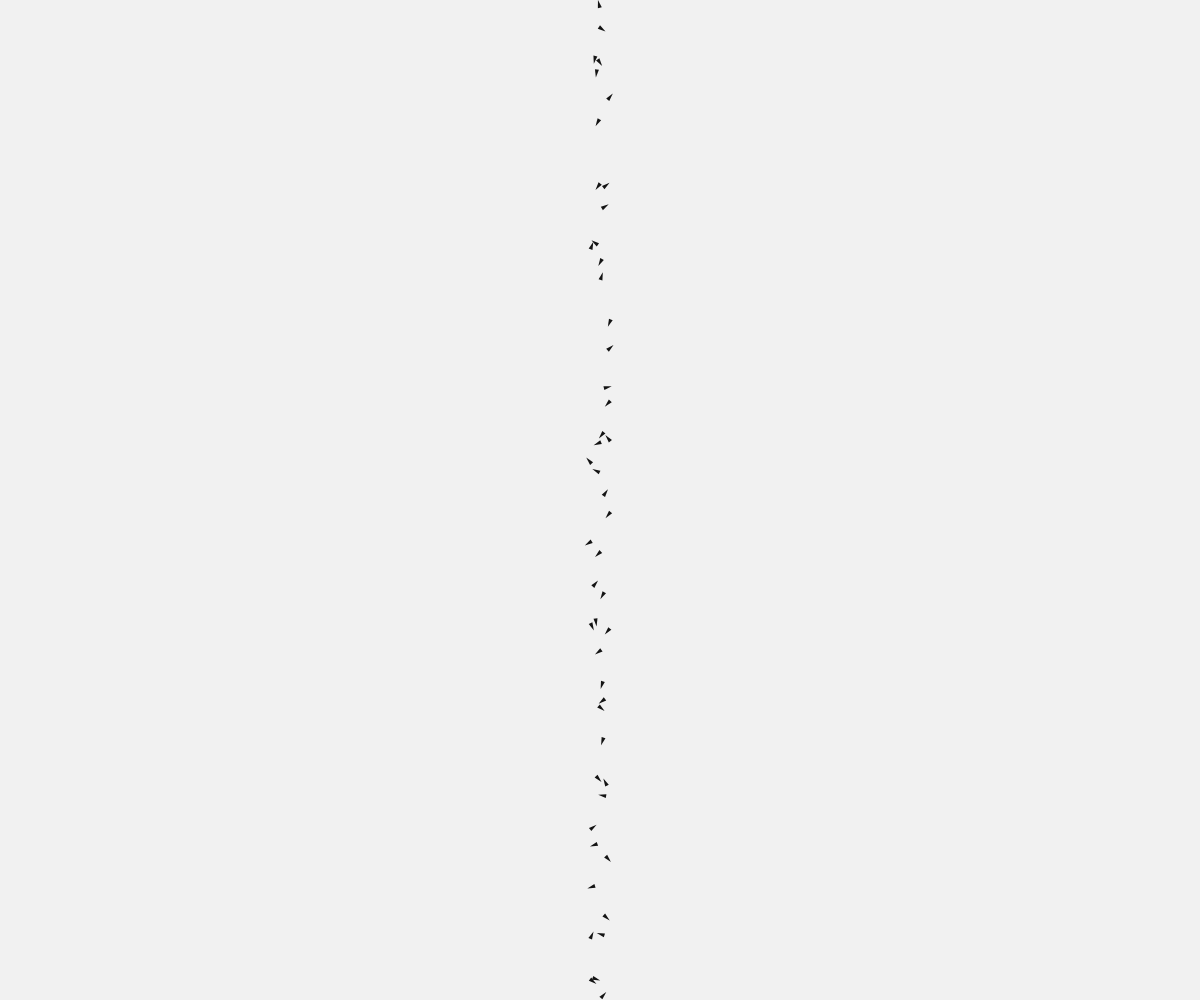
Frame 1 (no input)
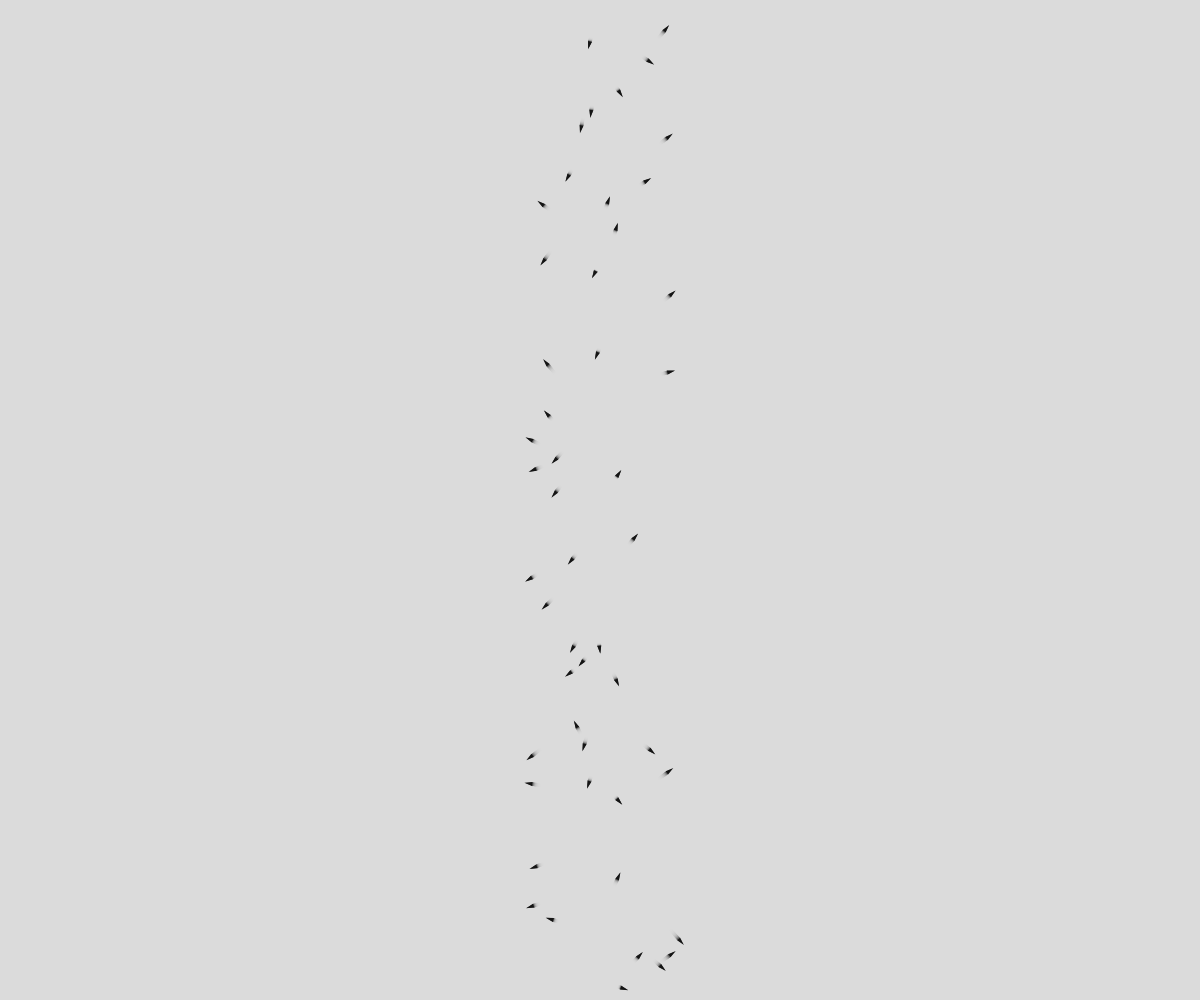
Frame 60 (no input)
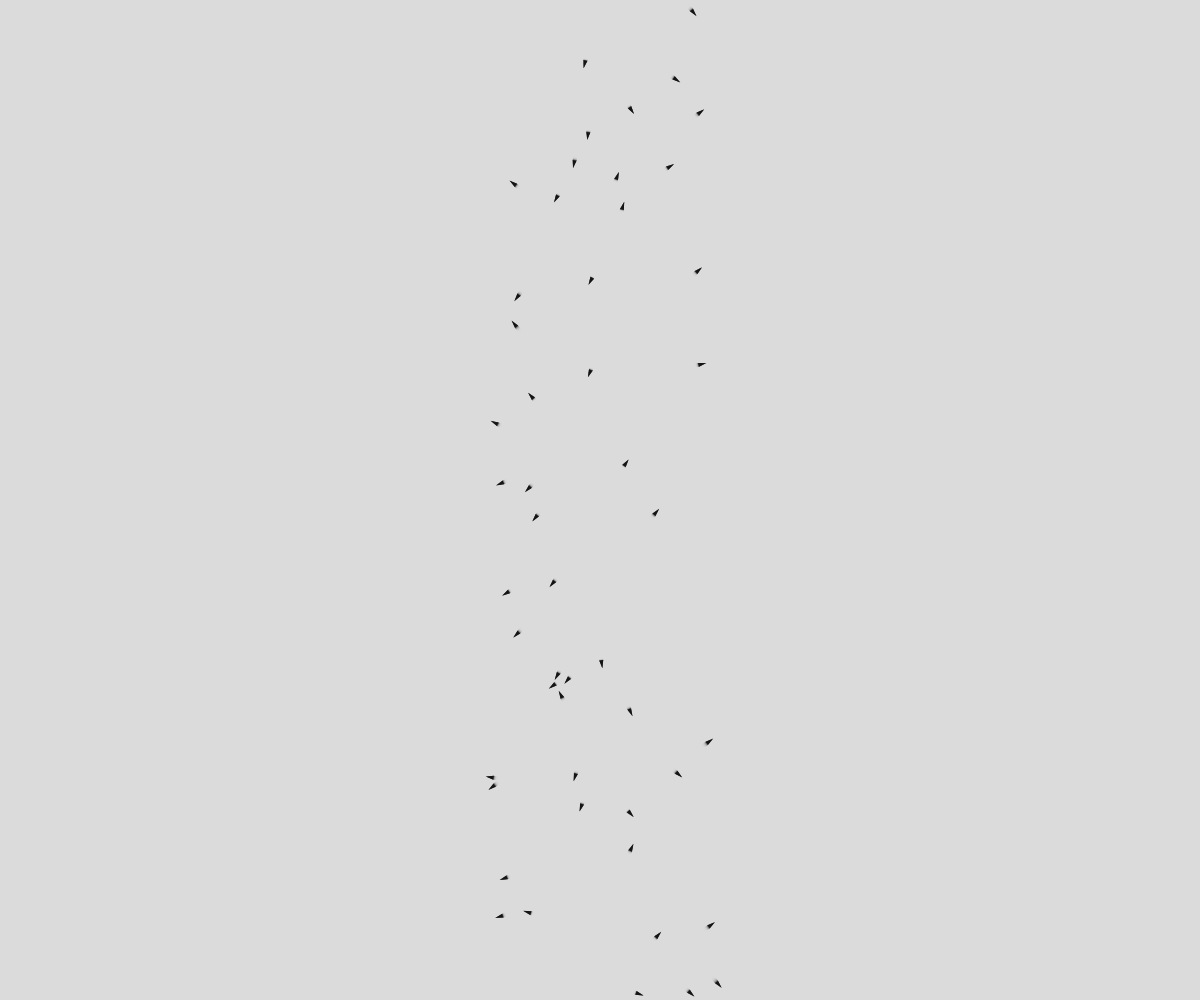
Frame 120 (the mouse pressed at the canvas centre since frame 60)

The p5.js sketch that drew these frames (run headless with seeded random() and noise() and a simulated clock; from frame 60 on, the mouse is pressed at the canvas centre):

// p5.js sketch
// ── sketch.js
let particles = [];
let num = 50;
function setup() {
  createCanvas(windowWidth, windowHeight);

  for (let i = 0; i < num; i++) {
    particles[i] = new Particle();
  } //initializes the particles once through the setup function with no. particles controlled by global variable num
}

function draw() {
  background(220, 100);

  //particle class functions are looped in an array with no. particles controlled by global variable num
  for (let i = 0; i < num; i++) {
    // let gravity = createVector(0, 1);
    // particles[i].applyForce(gravity);

    if (keyIsPressed && key == "d") {
      let windWest = createVector(0.1, 0);
      particles[i].applyForce(windWest);

      n = random(-0.2, 0.2);
      let windRandom = createVector(0, n);
      particles[i].applyForce(windRandom);
    } //if 'd' is pressed then a wind force is applied from the west,

    if (keyIsPressed && key == "a") {
      let windEast = createVector(-0.1, 0);
      particles[i].applyForce(windEast);

      n = random(-0.2, 0.2);
      let windRandom = createVector(0, n);
      particles[i].applyForce(windRandom);
    } //if 'a' is pressed then a wind force is applied from the east

    //particles[i].direction();
    particles[i].drag();
    particles[i].friction();
    particles[i].edges();
    particles[i].update();
    particles[i].show();
  }
}

// ── particle.js
class Particle {
  //constructor setting initial particle attributes
  constructor() {
    this.pos = createVector(
      random(windowWidth / 2 - 10, windowWidth / 2 + 10),
      random(0, windowHeight)
    ); //initial position of particles set along the middle of the screen
    this.vel = createVector(random(-2, 2), random(-2, 2));
    // this.vel = createVector(0, 0)
    this.acc = createVector(0, 0);
    this.mass = random(0.1, 1.2);
    this.r = 4;

    //variables to set up angle velocity changing with perlin noise
    this.angle = 0;
    this.angleA = 0;
    this.angleV = 0;

    //this.colour = color(random(255), random(255), random(255));
    this.colour = color(20);
  }

  //friction function
  friction() {
    this.vel.mult(0.99);
  }

  //simulates a drag force on the particles as they gain velocity,
  //could also be achieved by placing a limit on the velocity. However,
  //this slows the particles as the velocity increases rather than accelerates up to a point
  drag() {
    //direction of drag force
    let drag = this.vel.copy();
    drag.normalize();
    drag.mult(-1);

    //magnitude of drag force
    let cofd = 0.001;
    let speedSq = this.vel.magSq();
    drag.setMag(cofd * speedSq);

    this.applyForce(drag);
  }

  changeAngle() {
    //if the particle is moving left, it changes direction with perlin noise limited to between 45 deg and 135 deg
    //if particles is moving right, it changes direction with perlin noise limited to between 45 deg and 135 deg
  }

  //edges function makes particles reverse their x,y velocities (by * by -1) if they touch the edge of the window
  edges() {
    if (this.pos.x >= windowWidth - this.r) {
      this.pos.x = windowWidth - this.r;
      this.vel.x *= -1;
    } else if (this.pos.x <= 0 + this.r) {
      this.pos.x = 0 + this.r;
      this.vel.x *= -1;
    }
    if (this.pos.y >= windowHeight - this.r) {
      this.pos.y = windowHeight - this.r;
      this.vel.y *= -1;
    } else if (this.pos.y <= 0 + this.r) {
      this.pos.y = 0 + this.r;
      this.vel.y *= -1;
    }
  }

  //creates an apply force function into which different external forces can be passed
  applyForce(force) {
    let f = p5.Vector.div(force, this.mass);
    this.acc.add(f); //add. ADDS all the forces applied together
  }

  //update updates the position of the particles every frame
  update() {
    this.vel.add(this.acc);
    this.pos.add(this.vel);

    // this.angleA = this.acc.y / 5;

    // this.angleV += this.angleA;
    // this.angle += this.angleV;

    this.acc.set(0, 0); //sets the acceleration vector to 0 at the end of every frame, i.e. if the force goes away it should go back to 0
  }
  //show draws the object on the screen
  show() {
    strokeWeight(0);
    fill(this.colour);

    push();
    translate(this.pos.x, this.pos.y);
    this.angle = this.vel.heading();
    rotate(this.angle);
    triangle(-this.r, -this.r / 2, -this.r, this.r / 2, this.r, 0);
    pop();

    // circle(this.pos.x, this.pos.y, this.r * 2);
  }
}
